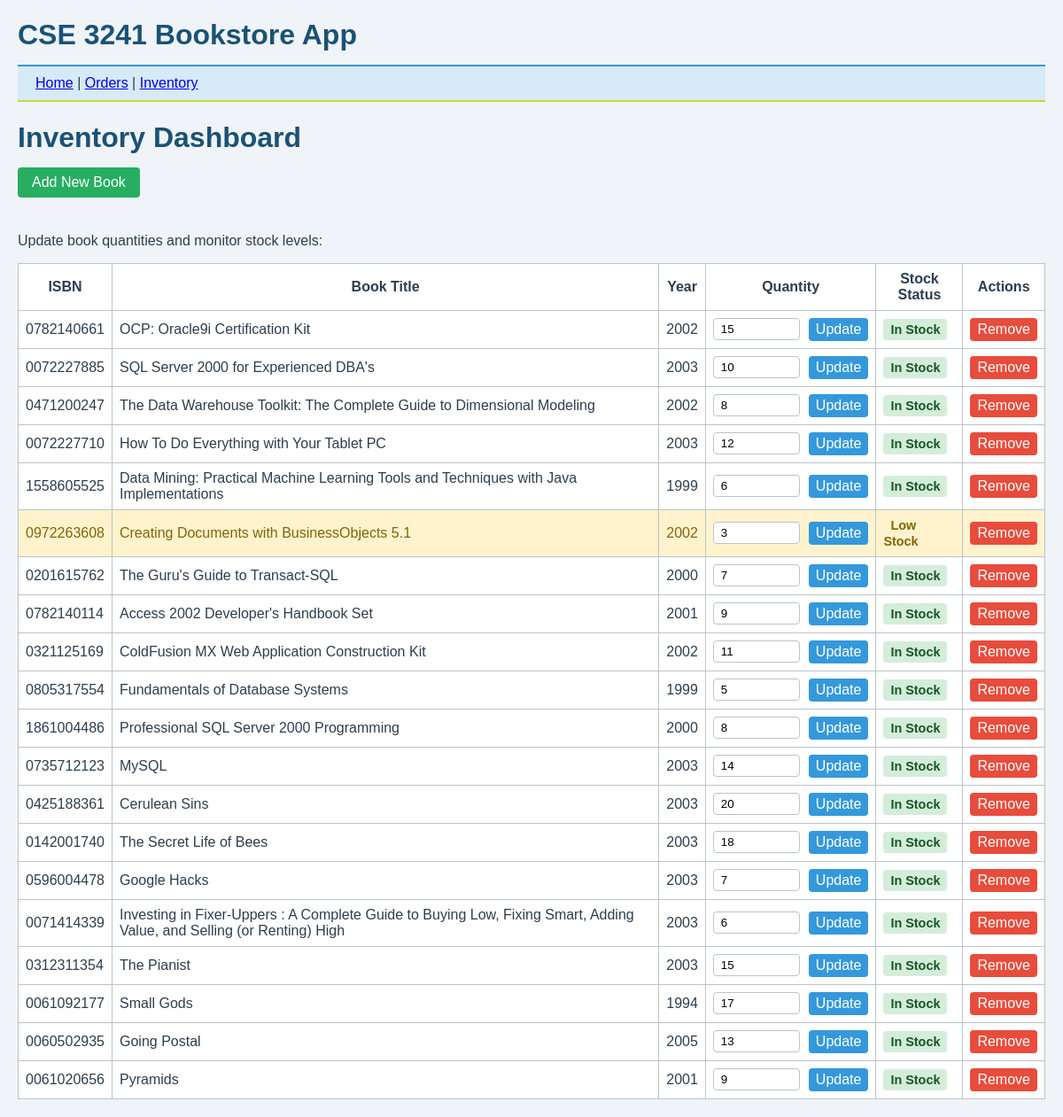
The page /inventory on the database as committed earlier.
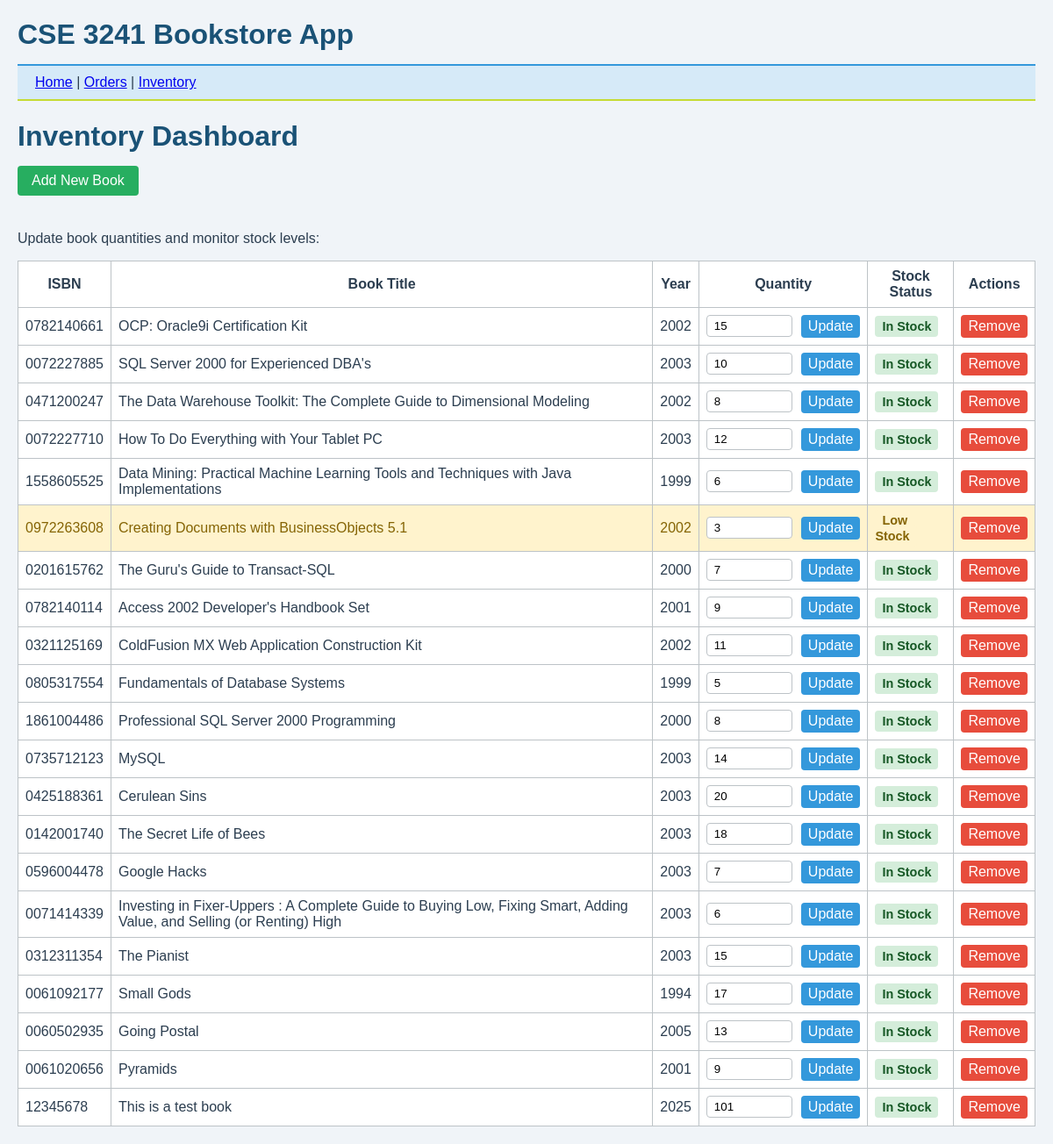
The same page on the database as committed later.
### tables this page shows
CREATE TABLE Inventory (
    Book_ID TEXT PRIMARY KEY,
    Quantity INTEGER NOT NULL,
    FOREIGN KEY (Book_ID) REFERENCES Book(ISBN)
);

CREATE TABLE Book (
    ISBN TEXT PRIMARY KEY,
    Title TEXT NOT NULL,
    Genre TEXT,
    Price DECIMAL(10, 2) NOT NULL,
    Year INTEGER,
    Publisher_ID INTEGER,
    FOREIGN KEY (Publisher_ID) REFERENCES Publisher(Publisher_ID)
);

### app.py (the view)
@app.route('/inventory')
def inventory():
    db = get_db()
    inventories = db.execute('''
        SELECT b.ISBN, b.Title, b.Year, i.Quantity
        FROM Inventory i
        JOIN Book b ON b.ISBN = i.Book_ID
    ''')
    return render_template('inventory.html', inventories=inventories)

### app.py (called while the page is built)
def get_db():
    db = sqlite3.connect('bookstore.sqlite')
    db.row_factory = sqlite3.Row
    return db

### templates/inventory.html (shortened to what this page needs)
{% extends 'base.html' %}
{% block content %}
<h1>Inventory Dashboard</h1>
<div class="inventory-actions">
    <a href="{{ url_for('add_book') }}" class="add-book-btn">Add New Book</a>
</div>
<p>Update book quantities and monitor stock levels:</p>
<table border="1">
    <tr>
        <th>ISBN</th>
        <th>Book Title</th>
        <th>Year</th>
        <th>Quantity</th>
        <th>Stock Status</th>
        <th>Actions</th>
    </tr>
    {% for inventory in inventories %}
    <tr class="{{ 'low-stock' if inventory.Quantity < 5 else '' }}">
        <td>{{ inventory.ISBN }}</td>
        <td>{{ inventory.Title }}</td>
        <td>{{ inventory.Year }}</td>
        <td>
            <form method="post" action="{{ url_for('update_inventory') }}" class="inventory-form">
                <input type="number" name="quantity" value="{{ inventory.Quantity }}" min="0" class="quantity-input">
                <input type="submit" value="Update">
            </form>
        </td>
        <td>
            {% if inventory.Quantity == 0 %}
                <span class="status out-of-stock">Out of Stock</span>
            {% elif inventory.Quantity < 5 %}
                <span class="status low-stock">Low Stock</span>
            {% else %}
                <span class="status in-stock">In Stock</span>
            {% endif %}
        </td>
        <td>
            <form method="post" action="{{ url_for('remove_book', isbn=inventory.ISBN) }}" class="remove-form" onsubmit="return confirm('Are you sure you want to remove this book?');">
                <button type="submit" class="remove-btn">Remove</button>
            </form>
        </td>
    </tr>
    {% endfor %}
</table>
{% endblock %}

### templates/base.html (shortened to what this page needs)
<!doctype html>
<html lang="en">
<head>
    <link rel="stylesheet" href="{{ url_for('static', filename='styles.css') }}">
</head>
<body>
    <header>
        <h1>CSE 3241 Bookstore App</h1>
        <nav>
            <a href="{{ url_for('index') }}">Home</a> |
            <a href="{{ url_for('dashboard') }}">Orders</a> |
            <a href="{{ url_for('inventory') }}">Inventory</a>
        </nav>
    </header>
    <main>
        {% block content %}{% endblock %}
    </main>
</body>
</html>

### static/styles.css (style rules this page uses)
body { font-family: sans-serif; margin: 20px; background: #f0f4f8; color: #2c3e50; }
h1 { margin-bottom: 15px; color: #1a5276; }
table { width: 100%; border-collapse: collapse; background: #ffffff; }
th, td { padding: 8px; border: 1px solid #bdc3c7; }
select, input[type="submit"], button { padding: 4px 8px; font-size: 1rem; border-radius: 4px; border: 1px solid #3498db; background-color: #ecf6fb; }
input[type="submit"], button { background: #3498db; color: white; border: none; }
nav { background-color: #d6eaf8; padding: 10px 20px; border-bottom: 2px solid #c5db34; border-top: 2px solid #3498db; }
.quantity-input { width: 80px; padding: 4px 8px; border: 1px solid #bdc3c7; border-radius: 4px; }
.inventory-form { display: flex; gap: 10px; align-items: center; margin: 0; }
.status { padding: 4px 8px; border-radius: 4px; font-size: 0.9em; font-weight: bold; }
.low-stock { background-color: #fff3cd; color: #856404; }
.in-stock { background-color: #d4edda; color: #155724; }
.add-book-btn { display: inline-block; padding: 8px 16px; background: #27ae60; color: white; text-decoration: none; border-radius: 4px; margin-bottom: 20px; }
.remove-btn { background: #e74c3c; }
.inventory-actions { margin-bottom: 20px; }

Rows that differ between the two databases and show on the page:
added Inventory: ISBN "12345678", Title "This is a test book", Year "2025", quantity "101", shows "In Stock"
